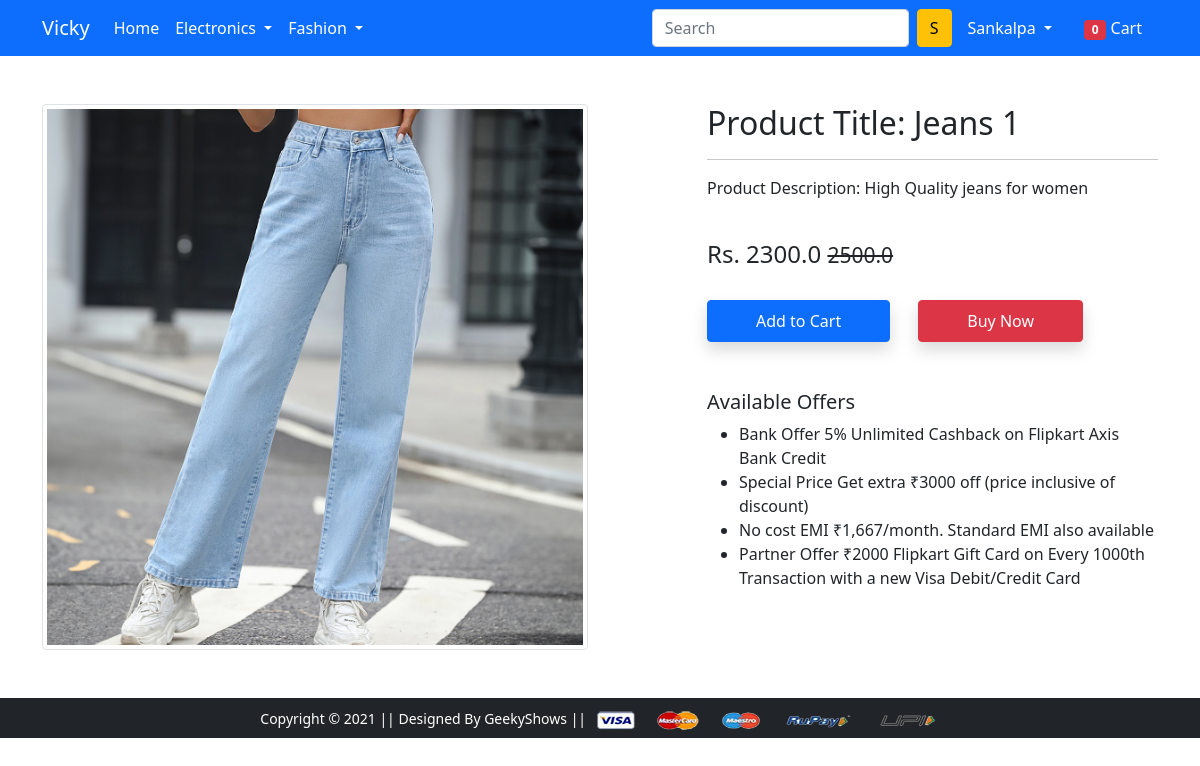
The app's page /product-detail/1 (signed in) with its own data.
### app/models.py (models this page shows, shortened)
class Product(models.Model):
    title=models.CharField(max_length=100)
    selling_price=models.FloatField()
    discounted_price=models.FloatField()
    description=models.TextField()
    brand=models.CharField(max_length=100)
    category=models.CharField(choices=CATEGORY_CHOICES, max_length=2)
    product_image=models.ImageField(upload_to='productimg')

### app/views.py (the view)
# urls.py: path('product-detail/<int:pk>', views.ProductDetailView.as_view(), name='product-detail'),
class ProductDetailView(View):
 def get(self, request, pk):
  product=Product.objects.get(pk=pk)
  if request.user.is_authenticated:
   no_of_items_in_cart=len(Cart.objects.filter(user=request.user))
  return render(request, 'app/productdetail.html', {'product':product, 'no_of_items_in_cart':no_of_items_in_cart})

### app/templates/app/productdetail.html (shortened to what this page needs)
{% extends 'app/base.html' %}
{% load static %}
{% block main-content %}
<div class="container my-5">
    <div class="row">
        <div class="col-sm-6 text-center align-self-center">
            <img src="{{product.product_image.url}}" alt="" class="img-fluid img-thumbnail">
        </div>
        <div class="col-sm-5 offset-sm-1">
            <h2>Product Title: {{product.title}}</h2>
            <hr>
            <p>Product Description: {{product.description}}</p> <br>
            <h4>Rs. {{product.discounted_price}} <small
                    class="fw-light text-decoration-line-through">{{product.selling_price}}</small></h4> <br>
            <a href="{% url 'add-to-cart' product.id %}" class="btn btn-primary shadow px-5 py-2">Add to Cart</a>
            <a href="{% url 'buy-now' %}" class="btn btn-danger shadow px-5 py-2 ms-4">Buy Now</a>
            <h5 class="mt-5">Available Offers</h5>
            <ul>
                <li>Bank Offer 5% Unlimited Cashback on Flipkart Axis Bank Credit</li>
                <li>Special Price Get extra ₹3000 off (price inclusive of discount)</li>
                <li>No cost EMI ₹1,667/month. Standard EMI also available</li>
                <li>Partner Offer ₹2000 Flipkart Gift Card on Every 1000th Transaction with a new Visa Debit/Credit Card
                </li>
            </ul>
        </div>
    </div>
</div>
{% endblock main-content %}

### app/templates/app/base.html (shortened to what this page needs)
<!doctype html>
{% load static %}
<html lang="en">
<head>
  <link href="https://cdn.jsdelivr.net/npm/bootstrap@5.0.0-beta1/dist/css/bootstrap.min.css" rel="stylesheet"
>
  <link rel="stylesheet" href="{% static 'app/css/owl.carousel.min.css' %}">
  <link rel="stylesheet" href="{% static 'app/css/all.min.css' %}">
  <link rel="stylesheet" href="{% static 'app/css/style.css' %}">
</head>
<body>
  <nav class="navbar navbar-expand-lg navbar-dark bg-primary">
    <div class="container">
      <a class="navbar-brand" href="/">Vicky</a>
      <div class="collapse navbar-collapse" id="navbarSupportedContent">
        <ul class="navbar-nav me-auto mb-2 mb-lg-0">
          <li class="nav-item">
            <a class="nav-link active" aria-current="page" href="/">Home</a>
          </li>
          <li class="nav-item dropdown">
            <a class="nav-link dropdown-toggle text-white" href="#" id="electronicsDropdown" role="button"
              data-bs-toggle="dropdown" aria-expanded="false">
              Electronics
            </a>
          </li>
          <li class="nav-item dropdown">
            <a class="nav-link dropdown-toggle text-white" href="#" id="fashionDropdown" role="button"
              data-bs-toggle="dropdown" aria-expanded="false">
              Fashion
            </a>
          </li>
        </ul>
        <form class="d-flex">
          <input class="form-control me-2" type="search" placeholder="Search" aria-label="Search" name="search">
          <button class="btn btn-warning" type="submit">S</button>
        </form>
        <div>
          <ul class="navbar-nav me-auto mb-2 mb-lg-0">
            {% if request.user.is_authenticated %}
            <li class="nav-item dropdown mx-2">
              <a class="nav-link dropdown-toggle text-white" href="#" id="profileDropdown" role="button"
                data-bs-toggle="dropdown" aria-expanded="false">
                {{request.user.first_name|capfirst}}
              </a>
            </li>
            <li class="nav-item mx-2">
              <a href="{% url 'cart' %}" class="nav-link text-white"><span class="badge bg-danger"
                  id="no_of_items_in_cart">{{no_of_items_in_cart}}</span> Cart
              </a>
            </li>
            {% endif %}
          </ul>
        </div>
      </div>
    </div>
  </nav>
  {% block main-content %} {% endblock main-content %}
  <footer class="container-fluid bg-dark text-center p-2 mt-5">
    <small class="text-white">Copyright &copy; 2021 || Designed By GeekyShows || </small>
    <img src="{% static 'app/images/payment.png' %}" alt="" srcset="" class="img-fluid" height="2px">
  </footer>
</body>
</html>

### records on screen
Product: product_image (picture), title "Jeans 1", description "High Quality jeans for women", discounted_price "2300.0", selling_price "2500.0"

### other values on screen
{{ request.user.first_name|capfirst }} "Sankalpa"
{{ no_of_items_in_cart }} "0"
